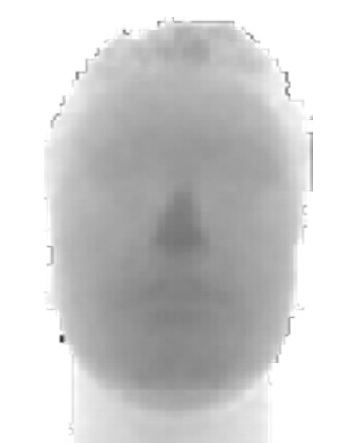
%> input picture d1.jpg, 364 x 443 px
$ octave 'Age Estimation.m'   (GNU Octave 9; MATLAB toolbox functions it lacks are replaced by stand-ins)
%> lines starting %> are read from the running program, lines starting %| are printed output that depends on the picture; in (x1, y1, x2, y2) boxes, pixels count from 0 and x2, y2 are one past the last pixel; in counts of white or black regions, pixels touching at a corner belong together; the program's own positions count from 1
%% Age Estimation
% Created by: Seyed Muhammad Hossein Mousavi
% mosavi.a.i.buali@gmail.com
% This is demo of :
% Mousavi, Seyed Muhammad Hossein, and Atiye Ilanloo. "Seven Staged Identity Recognition System Using Kinect V. 2 Sensor." 2022 9th Iranian Joint Congress on Fuzzy and Intelligent Systems (CFIS). IEEE, 2022.

clc;clear;
%% Proposed face extraction
% Reading depth image
I1 = imread('d1.jpg');
%> I1 is the input picture: size 443x364x3 uint8; min 49, max 255, mean 208.9
% Image resizing
Res = imresize(I1,[256 256]);
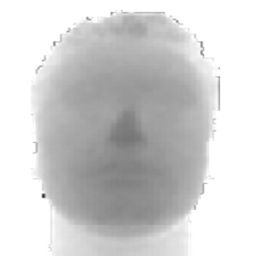
%> Res: size 256x256x3 uint8; min 45, max 255, mean 208.9
% Converting to gray level
I2 = rgb2gray(Res);
Res1 = I2;
% Removing black pixels
size1=size(Res1);
%> size1 = [256 256]
size1=size1(1,2);
%> size1 = 256
for i=1:size1 % Loop for row navigation
    for j=1:size1 % Loop for column navigation
    if Res1(i,j)>235 || Res1(i,j)<70 % Conditional statment for black spots threshold
        Res1(i,j)=255; % Replacing value for black spots
    else
        Res1(i,j)=Res1(i,j); % Do not effect any change
    end
    end
end
%> Res1: size 256x256 uint8; min 79, max 255, mean 209.2
% Local standard deviation of image
J = rangefilt(Res1);
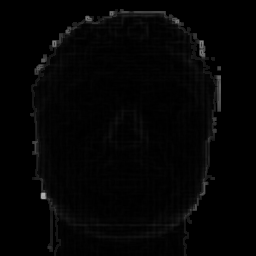
%> J: size 256x256 uint8; min 0, max 176, mean 4.2
% Ellipse fitting
BW=imbinarize(Res1);;
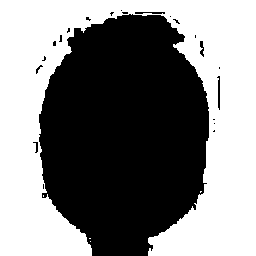
%> BW: size 256x256 logical; 50.6% white; 22 black regions (16 under 20 px), largest, box (x1, y1, x2, y2) and area: (39, 14, 209, 256) 32035, (217, 76, 220, 110) 65, (135, 12, 165, 14) 50, (200, 41, 204, 57) 42, (33, 142, 38, 153) 25, (36, 65, 43, 74) 21
BW = imclearborder(Res1); % get rid of objects connected to the image boundary
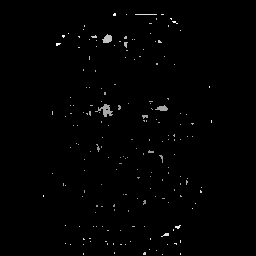
%> BW: size 256x256 uint8; min 0, max 255, mean 2
% BW = bwareafilt(BW,1); % pick the single largest object
BW = bwconvhull(BW); % after using bwareafilt
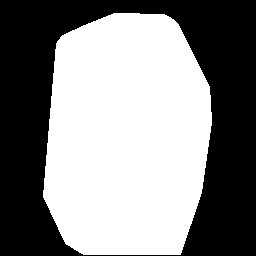
%> BW: size 256x256 logical; 52.9% white; 1 black region, box (x1, y1, x2, y2) and area: (0, 0, 256, 256) 30874
% Calculate centroid, orientation and major/minor axis length of the ellipse
s = regionprops(BW,{'Centroid','Orientation','MajorAxisLength','MinorAxisLength'});
%> s = 1 region; Centroid, MajorAxisLength, MinorAxisLength and Orientation: [127.3 137.1] 259.4 171.9 87.68
% Calculate the ellipse line
theta = linspace(0,2*pi);
col = (s.MajorAxisLength/2.5)*cos(theta);
%> col = 100 values, max 103.8 at index 1, min -103.7 at index 50, mean 1.04
row = (s.MinorAxisLength/2.5)*sin(theta);
%> row = 100 values, max 68.73 at index 26, min -68.73 at index 75, mean -6.48e-16
%> (the run ends here)
